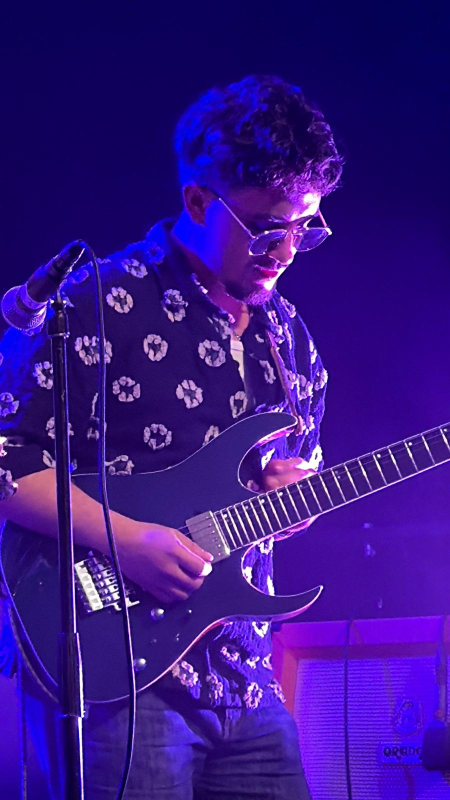
#> input picture juanda.jpg, 900 x 1600 px (shown at 1/2 size)
$ python generar_cartel.py ../juanda.jpg ../juanda.jpg ../juanda.jpg
#> lines starting #> are read from the running program, lines starting #| are printed output that depends on the picture
#!/usr/bin/env python3
# ============================================================
#  Generador de CARTEL con QR para el "Quiz de Evento"
#  Toma una imagen (foto/diseño del cliente) y le añade un QR
#  que abre el juego, con llamada "Escanea y juega" + banderas.
#
#  Requisitos:  pip3 install segno pillow
#  Uso:
#     python3 generar_cartel.py FOTO.png  https://tu-juego.onrender.com  salida.png
#  Opcional (tapar texto de abajo desde una altura y extender):
#     python3 generar_cartel.py FOTO.png  URL  salida.png  --cover 1090
# ============================================================
import sys, os
import segno
from PIL import Image, ImageDraw, ImageFont

CREAM=(247,238,231); NAVY=(26,43,74); GOLD=(212,176,92)

def font(sz, bold=False):
    for p in [("/System/Library/Fonts/Supplemental/Arial Bold.ttf" if bold
               else "/System/Library/Fonts/Supplemental/Arial.ttf"),
              "/System/Library/Fonts/Helvetica.ttc"]:
        if os.path.exists(p):
            try: return ImageFont.truetype(p, sz)
            except Exception: pass
    return ImageFont.load_default()

def flag_es(d,x,y,w=82,h=54):
    d.rectangle([x,y,x+w,y+h],fill=(198,11,30))
    d.rectangle([x,y+h*0.25,x+w,y+h*0.75],fill=(255,196,0))
    d.rectangle([x,y,x+w,y+h],outline=(255,255,255),width=2)

def flag_se(d,x,y,w=82,h=54):
    d.rectangle([x,y,x+w,y+h],fill=(0,82,147))
    cx=x+int(w*0.30); d.rectangle([cx,y,cx+11,y+h],fill=(254,205,8))
    cyy=y+int(h*0.40); d.rectangle([x,cyy,x+w,cyy+11],fill=(254,205,8))
    d.rectangle([x,y,x+w,y+h],outline=(255,255,255),width=2)

def make_poster(src, url, out, cover_from=None, band=700):
    """cover_from: si se indica, recorta la imagen a esa altura (tapa el texto
       de abajo) y añade una banda crema con el QR. Si es None, añade la banda
       debajo de la imagen completa."""
#> called with src = '../juanda.jpg', url = '../juanda.jpg', out = '../juanda.jpg', band = 700
    img=Image.open(src).convert("RGB"); W,H0=img.size
#> in make_poster, img is the input picture: PIL image 900x1600 RGB; mean R, G, B 56.9, 19.4, 135.7
#> after `W, H0 = img.size`: W = 900; H0 = 1600
    if cover_from is None:
        cover_from=H0
#> cover_from = 1600
    H=cover_from+band
#> H = 2300
    out_img=Image.new("RGB",(W,H),CREAM)
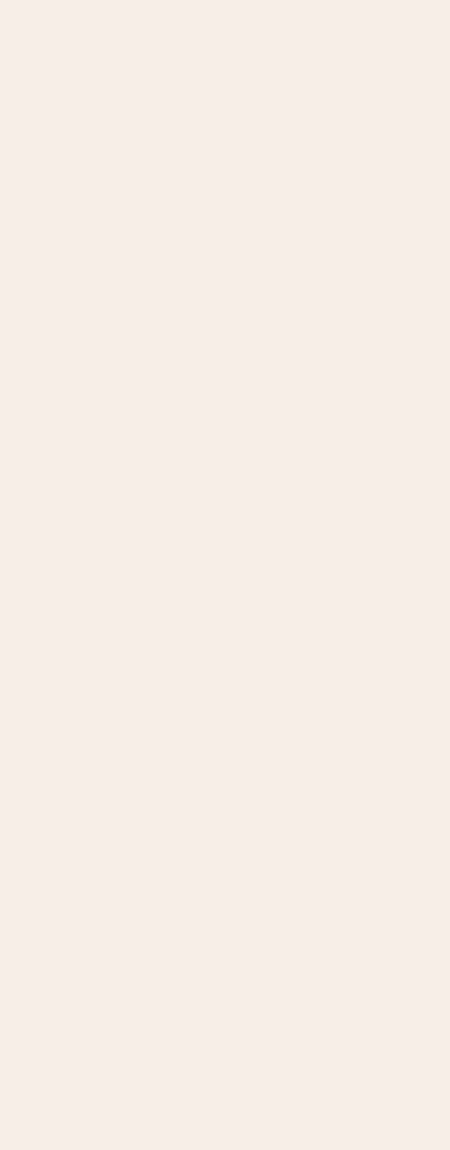
#> out_img: PIL image 900x2300 RGB (shown at 1/2 size); mean R, G, B 247, 238, 231
    out_img.paste(img.crop((0,0,W,cover_from)),(0,0))
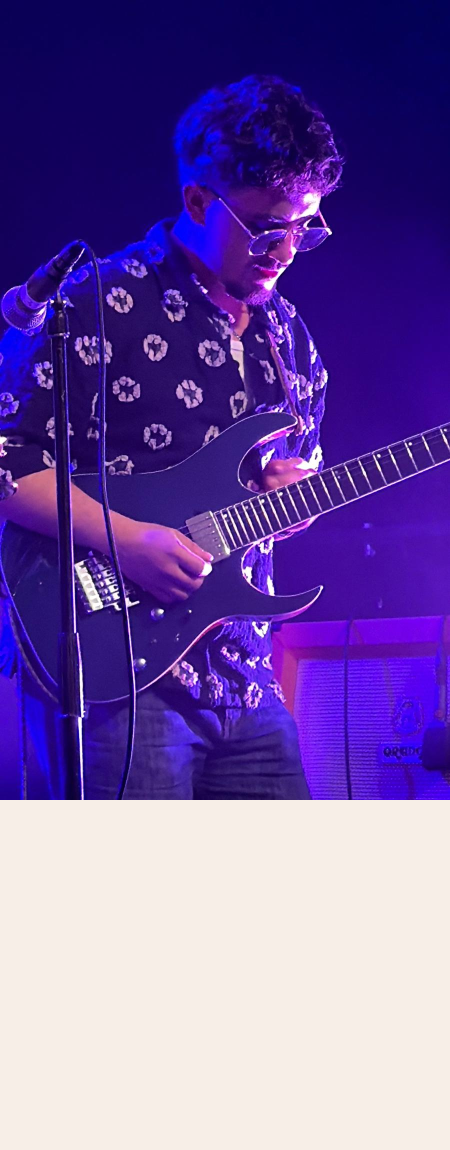
#> out_img: PIL image 900x2300 RGB (shown at 1/2 size); mean R, G, B 114.8, 85.9, 164.7
    d=ImageDraw.Draw(out_img)
    d.rectangle([90,cover_from+34,W-90,cover_from+40],fill=GOLD)            # línea dorada
    # QR sobre tarjeta blanca (escanea mejor)
    qr=segno.make(url,error='h'); qp=out+".qr.tmp.png"
    qr.save(qp,scale=22,border=2,dark="#1a2b4a",light="white")
    qsz=470; q=Image.open(qp).convert("RGB").resize((qsz,qsz)); os.remove(qp)
    qx,qy=70,cover_from+100
    d.rounded_rectangle([qx,qy,qx+qsz+50,qy+qsz+50],radius=26,fill="white")
    out_img.paste(q,(qx+25,qy+25))
    # llamada + banderas (el idioma se elige dentro del juego)
    tx=qx+qsz+95; cy=qy+45
    d.text((tx,cy),"ESCANEA",font=font(62,True),fill=NAVY)
    d.text((tx,cy+72),"Y JUEGA",font=font(62,True),fill=GOLD)
    flag_es(d,tx,cy+190); flag_se(d,tx+102,cy+190)
    d.text((tx,cy+270),"Elige tu idioma",font=font(30),fill=NAVY)
    d.text((tx,cy+308),"al abrir el juego",font=font(30),fill=NAVY)
    cr="tu aliada · tualiada.es"; f=font(30,True); bb=d.textbbox((0,0),cr,font=f)
    d.text(((W-(bb[2]-bb[0]))/2,H-58),cr,font=f,fill=NAVY)
    out_img.save(out,quality=92)
    print("OK ->", out, out_img.size)

if __name__=="__main__":
    if len(sys.argv)<4:
        print("Uso: python3 generar_cartel.py FOTO.png URL salida.png [--cover Y]")
        sys.exit(1)
    src, url, out = sys.argv[1], sys.argv[2], sys.argv[3]
    cover=None
    if "--cover" in sys.argv:
        cover=int(sys.argv[sys.argv.index("--cover")+1])
    make_poster(src, url, out, cover_from=cover)
#> (the call stopped at in make_poster, `qr=segno.make(url,error='h'); qp=out+".qr.tmp.png"`: segno is not available in this run)
